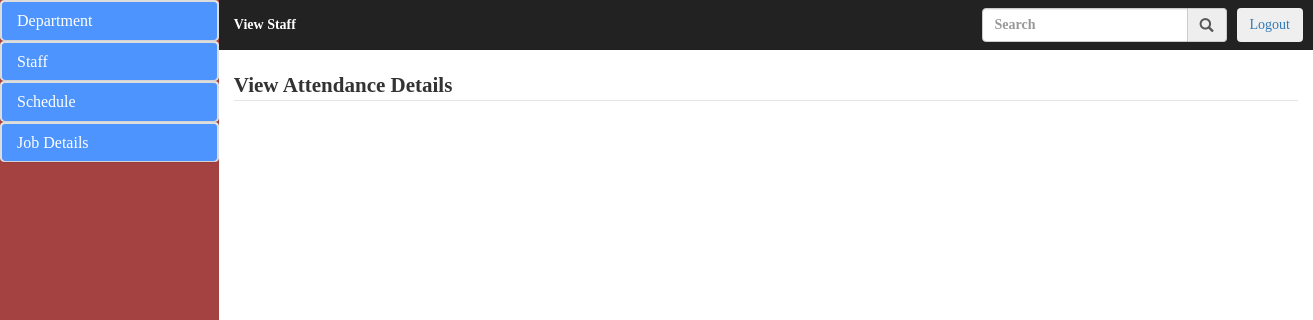
Page /admin/view_department_head.php (signed in) on the earlier database version.
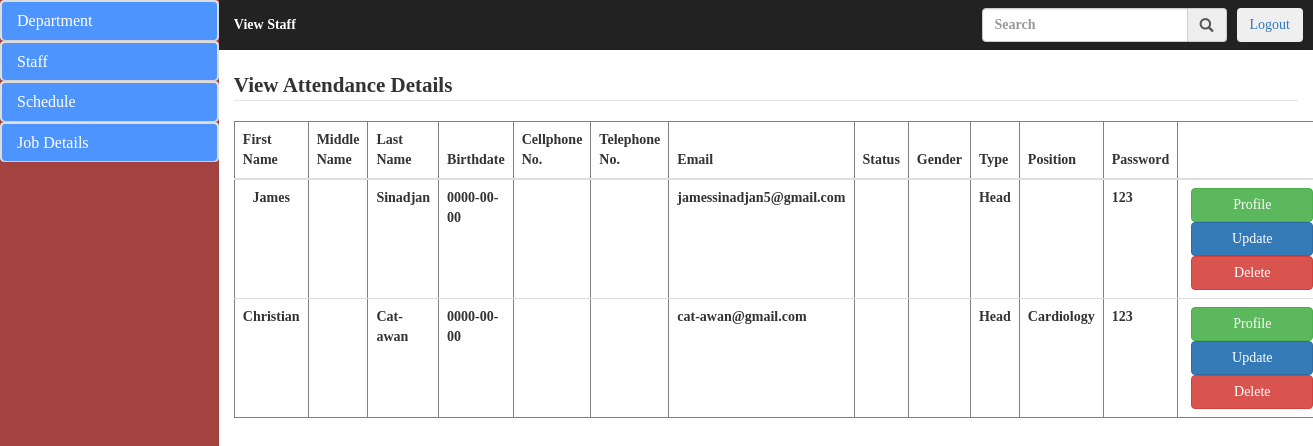
Same page on the later database version.
### tables this page shows
CREATE TABLE `staff` (
  `staff_id` bigint(20) NOT NULL,
  `fname` varchar(50) NOT NULL,
  `mname` varchar(50) DEFAULT NULL,
  `lname` varchar(50) NOT NULL,
  `birthdate` date NOT NULL,
  `cellnum` varchar(50) NOT NULL,
  `telnum` varchar(50) DEFAULT NULL,
  `email` varchar(50) NOT NULL,
  `status` varchar(50) NOT NULL,
  `gender` varchar(50) NOT NULL,
  `type` varchar(50) NOT NULL,
  `department` varchar(50) NOT NULL,
  `password` varchar(50) NOT NULL
);

### admin/view_department_head.php (the view, shortened to what this page needs)
<!DOCTYPE html>
<html lang="en">
<head>
	  <link rel="stylesheet" href="bootstrap/css/bootstrap.css">
	 <link rel="stylesheet" href="css/styletry.css">
</head>
<body>
	<div class="col-sm-2 sidebar">
		<div class="panel-group">
								<div class="panel panel-default">
									<div class="panel panel-heading">
										<h4 class="panel-title"><a href="#collapse1" data-toggle="collapse">Department</a></h4>
									</div>
								</div>
							</div>
							<div class="panel-group">
								<div class="panel panel-default">
									<div class="panel panel-heading">
										<h4 class="panel-title"><a href="#collapse2" data-toggle="collapse">Staff</a></h4>
									</div>
								</div>
							</div>
							<div class="panel-group">
								<div class="panel panel-default">
									<div class="panel panel-heading">
										<h4 class="panel-title"><a href="#collapse4" data-toggle="collapse">Schedule</a></h4>
									</div>
								</div>
							</div>
							<div class="panel-group">
								<div class="panel panel-default">
									<div class="panel panel-heading">
										<h4 class="panel-title"><a href="#collapse5" data-toggle="collapse">Job Details</a></h4>
									</div>
								</div>
							</div>
	</div>
	<div class="col-sm-10 content">
		<div class="col-sm-12" style="padding: 0;">
			 <nav class="navbar navbar-inverse">
			 	 <div class="container-fluid" style="padding-left: 0;">
			 	 	<ul class="nav navbar-nav">
			 	 		 <li><a href="#" style="color: white;">View Staff</a></li>
			 	 	</ul>
			 	 	<div class="nav navbar-right nav-btn"><button class="btn"><a href="../user/index.php?logout='1'" style="text-decoration-style: none;">Logout</a></button></div>
			 	 	<ul class="nav navbar-right nav-btn">
				 	 	<div class="input-group">
							 <div class="input-group">
								  <input type="text" class="form-control" placeholder="Search" aria-describedby="basic-addon1">
								  <span class="input-group-addon" id="basic-addon1"><i class="glyphicon glyphicon-search"></i></span>
							</div>
						</div>
					</ul>
			 	 </div>
			 </nav>
		</div>
		<div class="col-sm-12 haha"><legend> View Attendance Details</legend></div>
			 		<div class="col-sm-12">
			 			<?php
	  include_once("connection.php");
	  $sql = "SELECT * FROM staff where type = 'head'";
	  $result = mysqli_query($connect,$sql);
	  if(mysqli_num_rows($result) > 0){
		  echo "<table class='table' border='1'>";
		  echo "<thead>
					<tr>
						<th>First Name</th>
						<th>Middle Name</th>
						<th>Last Name</th>
						<th>Birthdate</th>
						<th>Cellphone No.</th>
						<th>Telephone No.</th>
						<th>Email</th>
						<th>Status</th>
						<th>Gender</th>
						<th>Type</th>
						<th>Position</th>
						<th>Password</th>
						<th></th>
					</tr>
				</thead>";
		  echo "<tbody>";
	     while($row = mysqli_fetch_assoc($result)){
		       echo "<tr><td style='text-align:center;'>".
					 $row['fname'].
					"</td><td>".
					$row['mname'].
					"</td><td>".
					$row['lname'].
					"</td><td>".
					$row['birthdate'].
					"</td><td>".
					$row['cellnum'].
					"</td><td>".
					 $row['telnum'].
					"</td><td>".
					 $row['email'].
					"</td><td>".
					$row['status'].
					"</td><td>".
					$row['gender'].
					"</td><td>".
					$row['type'].
					"</td><td>".
					$row['department'].
					"</td><td>".
					$row['password'].
					 "</td>
					 <td>
						<a href='../user/about_me.php?id=".$row['staff_id']."'>
					      <button class='btn btn-success'>Profile</button>
						</a>
					    <a href='Update_staff.php?id=".$row['staff_id']."'>
					      <button class='btn btn-primary'>Update</button>
						</a>
						<a href='action/staff_delete.php?id=".$row['staff_id']."'>
						  <button class='btn btn-danger'>Delete</button>
						</a>
					 </td>
					 </tr>";
		 }
		 echo "</tbody>";
	  }
	?>
					  	</div>
	</div>
</body>
</html>

Differences in the rows shown:
added staff: fname "James", lname "Sinadjan", birthdate "0000-00-00", email "jamessinadjan5@gmail.com", type "Head", password "123"
added staff: fname "Christian", lname "Cat-awan", birthdate "0000-00-00", email "cat-awan@gmail.com", type "Head", department "Cardiology", password "123"
Other differences:
text now shown: "First Name Middle Name Last Name Birthdate Cellphone No. Telephone No. Email Status Gender Type Position Password"
